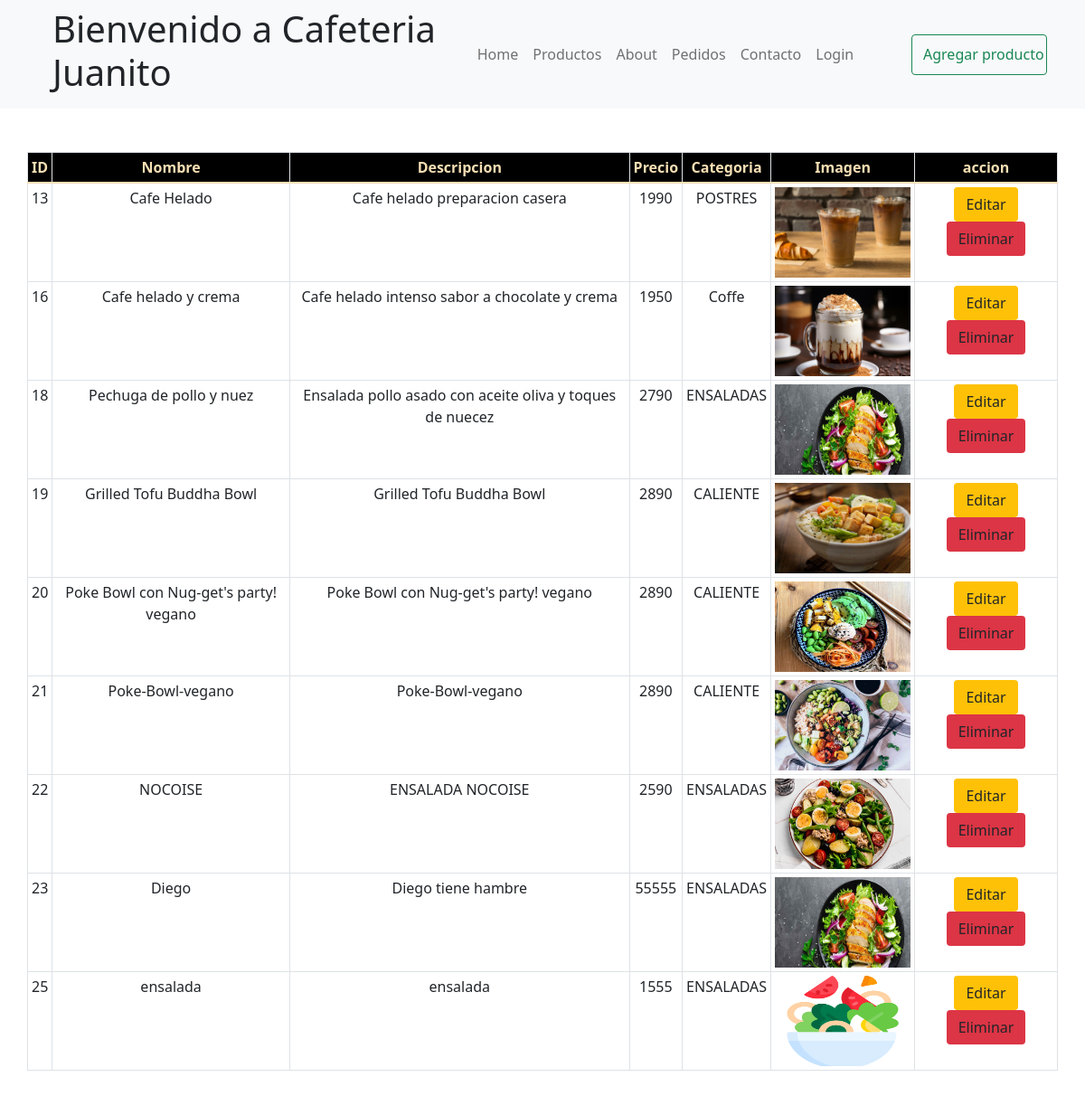
Screenshot of /coffe/BD/2 with the database file from the repository.
### coffe/models.py (models this page shows, shortened)
class Producto(models.Model):
    id_producto=models.AutoField(db_column='idProd',primary_key=True)
    nombre=models.CharField(max_length=350)
    imagen=models.ImageField(upload_to='upload')
    descripcion=models.CharField(max_length=400)
    precio=models.IntegerField()
    fk_categoria=models.ForeignKey('Categoria',on_delete=models.CASCADE,db_column='idCate')

class Categoria(models.Model):
    id_categoria =models.AutoField(db_column='idCate',primary_key=True)
    nombre=models.CharField(max_length=35)
    def __str__(self):
        return str(self.nombre)

### coffe/views.py (the view)
# urls.py: path('BD/<str:id>',views.del_prod,name='dele'),
def del_prod(request, id):
        try:
          producto = Producto.objects.get(id_producto=int(id))
          producto.delete()
          return render(request, 'coffe/listado_prod.html', {'productos': Ext_prod()})
        except:
             return render(request, 'coffe/listado_prod.html', {'productos': Ext_prod()})

### coffe/views.py (called while the page is built)
def Ext_prod():
     productos = Producto.objects.all()
     return productos

### coffe/templates/coffe/listado_prod.html (shortened to what this page needs)
{% load static %}
<!DOCTYPE html>
<html lang="en">
<head>
  <link rel="stylesheet" href="{% static '/css/form.add.lis.css'%}">
  <link rel="stylesheet" href="{% static '/css/bootstrap.min.css'%}">
  <link href="https://cdn.jsdelivr.net/npm/bootstrap@5.0.2/dist/css/bootstrap.min.css" rel="stylesheet"
>
</head>
<body>
  <nav class="navbar navbar-expand-lg navbar-light bg-light">
    <div class="container">
      {% if request.user.is_authenticated %}
        <h1>Bienvenido <span>{{request.user.username}}</span></h1>
        <div class="collapse navbar-collapse" id="navbars-rs-food">
          <ul class="navbar-nav ml-auto">
            <li class="nav-item "><a class="nav-link" href="{% url 'index' %}">Home</a></li>
            <li class="nav-item"><a class="nav-link  " href="{% url 'menu' %}">Productos</a></li>
            <li class="nav-item"><a class="nav-link" href="{% url 'pedidos' %}">Pedidos</a></li>
            <li class="nav-item"><a class="nav-link" href="{% url 'salir' %}">Salir</a></li>
          </ul>
        </div>
      {% else %}
        <h1>Bienvenido a Cafeteria Juanito </h1>
        <div class="collapse navbar-collapse" id="navbars-rs-food">
          <ul class="navbar-nav ml-auto">
             <li class="nav-item "><a class="nav-link" href="{% url 'index' %}">Home</a></li>
            <li class="nav-item"><a class="nav-link  " href="{% url 'menu' %}">Productos</a></li>
            <li class="nav-item"><a class="nav-link  " href="{% url 'about' %}">About</a></li>
            <li class="nav-item"><a class="nav-link" href="{% url 'pedidos' %}">Pedidos</a></li>
          <li class="nav-item"><a class="nav-link" href="{% url 'contacto' %}">Contacto</a></li>
            <li class="nav-item"><a class="nav-link" href="{% url 'login' %}">Login</a></li>
          </ul>
        </div>
      {% endif %}
  <button class="btn btn-outline-success" data-bs-toggle="modal" data-bs-target="#staticBackdropadd" id="btn-nav-add">Agregar
    producto</button>
    </div>
  </nav>
  <table class="table  table-bordered text-center my-5  table-sm container">
    <thead class="align-middle table-sm">
      <tr>
        <th>ID</th>
        <th>Nombre</th>
        <th>Descripcion</th>
        <th>Precio</th>
        <th>Categoria</th>
        <th>Imagen</th>
        <th>accion</th>
      </tr>
    </thead>
    <tbody class="align-middle ">
      {% for x in productos %}
      <tr>
        <td>{{x.id_producto}}</td>
        <td>{{x.nombre}}</td>
        <td>{{x.descripcion}}</td>
        <td>{{x.precio}}</td>
        <td>{{x.fk_categoria}}</td>
        <td><img src="{{x.imagen.url}}" width="150" height="100" alt=""></td>
        <td><a href="{% url 'editar' x.id_producto %}" class="btn bg-warning" data-bs-toggle="modal" data-bs-target="#staticBackdrop">Editar</a>
          <a href="{% url 'dele' x.id_producto  %}" class="btn bg-danger" id="t-btn-eliminar">Eliminar</a>
        </td>
      </tr>
      {% endfor %}
    </tbody>
  </table>
</body>
</html>

### coffe/static/css/form.add.lis.css (style rules this page uses)
table { margin-top: 50px !important; }
thead { background: black; color: wheat; position: sticky !important; top: 0; }
input,select,button { margin-top: 0.5%; border-radius: 10px; border: none; text-align: center; align-self: center; width: 80%; height: 45px; }
#btn-nav-add { width: 150px !important; margin: 0 0 0 5%; }

### rows the page displays
Producto: id_producto "13", nombre "Cafe Helado", descripcion "Cafe helado preparacion casera", precio "1990", fk_categoria "POSTRES", imagen (picture)
Producto: id_producto "16", nombre "Cafe helado y crema", descripcion "Cafe helado intenso sabor a chocolate y crema", precio "1950", fk_categoria "Coffe", imagen (picture)
Producto: id_producto "18", nombre "Pechuga de pollo y nuez", descripcion "Ensalada pollo asado con aceite oliva y toques de nuecez", precio "2790", fk_categoria "ENSALADAS", imagen (picture)
Producto: id_producto "19", nombre "Grilled Tofu Buddha Bowl", descripcion "Grilled Tofu Buddha Bowl", precio "2890", fk_categoria "CALIENTE", imagen (picture)
Producto: id_producto "20", nombre "Poke Bowl con Nug-get's party! vegano", descripcion "Poke Bowl con Nug-get's party! vegano", precio "2890", fk_categoria "CALIENTE", imagen (picture)
Producto: id_producto "21", nombre "Poke-Bowl-vegano", descripcion "Poke-Bowl-vegano", precio "2890", fk_categoria "CALIENTE", imagen (picture)
Producto: id_producto "22", nombre "NOCOISE", descripcion "ENSALADA NOCOISE", precio "2590", fk_categoria "ENSALADAS", imagen (picture)
Producto: id_producto "23", nombre "Diego", descripcion "Diego tiene hambre", precio "55555", fk_categoria "ENSALADAS", imagen (picture)
Producto: id_producto "25", nombre "ensalada", descripcion "ensalada", precio "1555", fk_categoria "ENSALADAS", imagen (picture)
